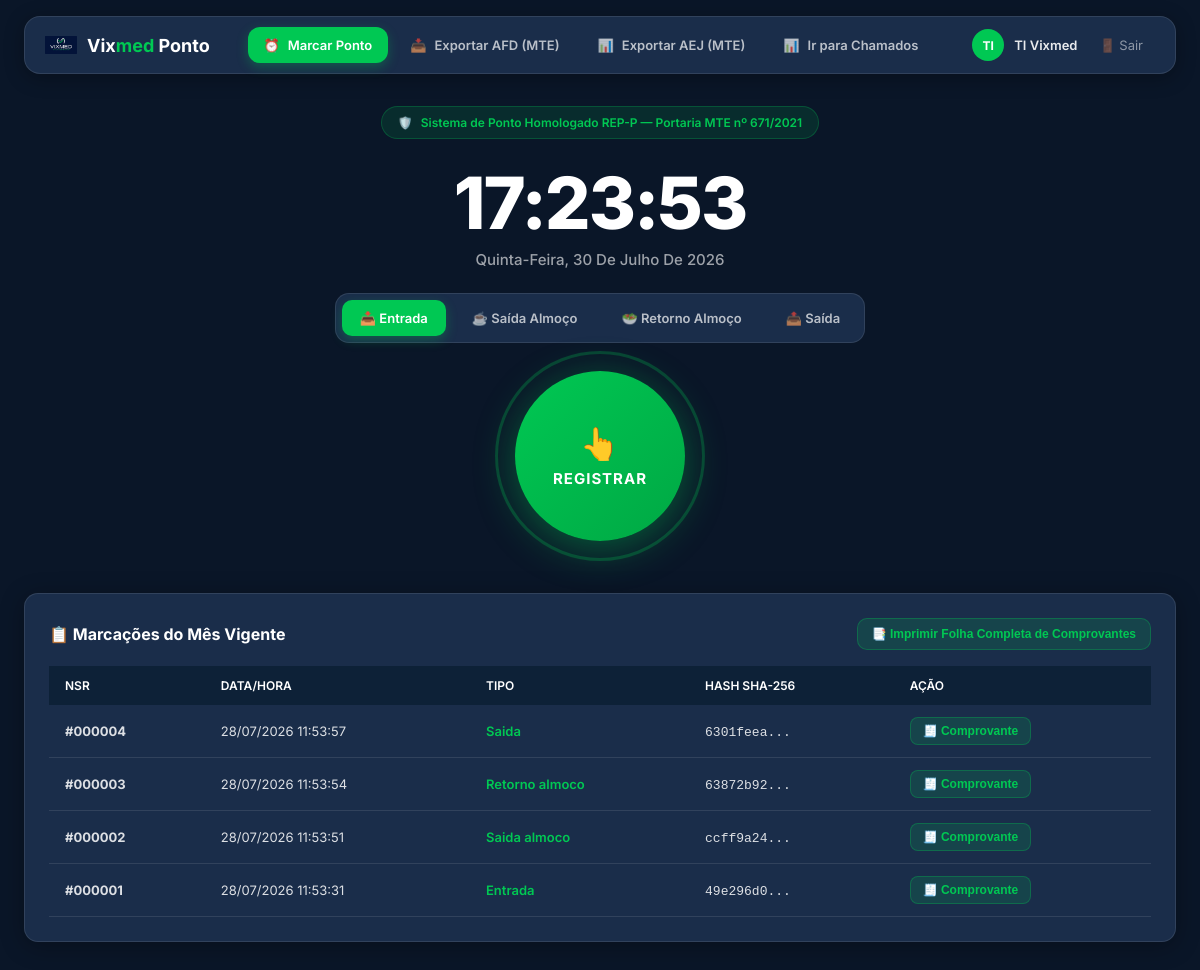
/folhadeponto.php (signed in), run on the app's committed database.
### tables this page shows
CREATE TABLE `ponto_registros` (
  `id` int NOT NULL AUTO_INCREMENT,
  `usuario_id` int NOT NULL,
  `nsr` int NOT NULL,
  `cpf` varchar(14) DEFAULT NULL,
  `tipo_registro` enum('entrada','saida_almoco','retorno_almoco','saida') NOT NULL,
  `data_hora` datetime NOT NULL,
  `hash_comprovante` varchar(64) NOT NULL,
  `ip_origem` varchar(45) DEFAULT NULL,
  `criado_em` timestamp NULL DEFAULT CURRENT_TIMESTAMP,
  PRIMARY KEY (`id`),
  UNIQUE KEY `nsr` (`nsr`),
  KEY `usuario_id` (`usuario_id`),
  CONSTRAINT `ponto_registros_ibfk_1` FOREIGN KEY (`usuario_id`) REFERENCES `usuarios` (`id`) ON DELETE CASCADE
);

### folhadeponto.php (the view, shortened to what this page needs)
<?php
require_once "conexao.php";
$usuario_id = $_SESSION['usuario_id'];
$nome = $_SESSION['usuario_nome'] ?? 'Usuário';
$iniciais = mb_strtoupper(mb_substr($nome, 0, 2));
$cpf_trabalhador = "000.000.000-00";
$stmt_hist = $pdo->prepare("SELECT * FROM ponto_registros WHERE usuario_id = :uid AND MONTH(data_hora) = MONTH(CURRENT_DATE()) AND YEAR(data_hora) = YEAR(CURRENT_DATE()) ORDER BY nsr DESC");
$stmt_hist->execute([':uid' => $usuario_id]);
$historico = $stmt_hist->fetchAll(PDO::FETCH_ASSOC);
?>
<!DOCTYPE html>
<html lang="pt-BR">
<head>
</head>
<body>
    <header class="ponto-topbar">
        <div class="ponto-topbar-inner">
            <div class="ponto-brand">
                <img src="img-10.webp" alt="Logo Vixmed">
                <h1>Vix<span>med</span> Ponto</h1>
            </div>
            <ul class="ponto-nav">
                <li><a href="folhadeponto.php" class="active"><span class="nav-icon">⏰</span> Marcar Ponto</a></li>
                <?php if (($_SESSION['usuario_tipo'] ?? '') === 'master'): ?>
                <li><a href="folhadeponto.php?export=afd" title="Arquivo Fonte de Dados para Fiscalização do Trabalho"><span class="nav-icon">📥</span> Exportar AFD (MTE)</a></li>
                <li><a href="folhadeponto.php?export=aej" title="Arquivo Eletrônico de Jornada"><span class="nav-icon">📊</span> Exportar AEJ (MTE)</a></li>
                <?php endif; ?>
                <li><a href="pagina.php"><span class="nav-icon">📊</span> Ir para Chamados</a></li>
            </ul>
            <div class="ponto-user">
                <div class="ponto-user-avatar"><?= $iniciais ?></div>
                <span class="ponto-user-name"><?= htmlspecialchars($nome) ?></span>
                <a href="logout.php" class="ponto-user-logout">🚪 Sair</a>
            </div>
        </div>
    </header>
    <main class="ponto-main">
        <div class="mte-badge">
            <span>🛡️</span> Sistema de Ponto Homologado REP-P — Portaria MTE nº 671/2021
        </div>
        <div class="ponto-clock">
            <div class="ponto-clock-time" id="relogio">00:00:00</div>
            <div class="ponto-clock-date" id="data-hoje"></div>
        </div>
        <form method="POST" action="folhadeponto.php" id="form-ponto" onsubmit="return submeterPonto(event)" style="display: flex; flex-direction: column; align-items: center;">
            <div class="tipo-selector">
                <button type="button" class="tipo-btn active" onclick="setTipo('entrada', this)">📥 Entrada</button>
                <button type="button" class="tipo-btn" onclick="setTipo('saida_almoco', this)">☕ Saída Almoço</button>
                <button type="button" class="tipo-btn" onclick="setTipo('retorno_almoco', this)">🥗 Retorno Almoço</button>
                <button type="button" class="tipo-btn" onclick="setTipo('saida', this)">📤 Saída</button>
            </div>
            <div class="ponto-btn-container">
                <div class="ponto-btn-ring"></div>
                <button type="submit" class="ponto-btn" id="btn-marcar-ponto">
                    <span class="ponto-btn-icon">👆</span>
                    Registrar
                </button>
            </div>
        </form>
        <div class="grid-ponto-full">
            <div class="card-ponto">
                <div class="card-header-flex">
                    <h3>📋 Marcações do Mês Vigente</h3>
                    <?php if (count($historico) > 0): ?>
                        <button class="btn-folha-unificada" onclick="imprimirFolhaCompleta()">📑 Imprimir Folha Completa de Comprovantes</button>
                    <?php endif; ?>
                </div>
                <div id="tabela-historico-container">
                <?php if (count($historico) > 0): ?>
                    <table class="table-ponto">
                        <thead>
                            <tr>
                                <th>NSR</th>
                                <th>Data/Hora</th>
                                <th>Tipo</th>
                                <th>Hash SHA-256</th>
                                <th>Ação</th>
                            </tr>
                        </thead>
                        <tbody>
                            <?php foreach ($historico as $h):
                                $dados_comp = [
                                    'nsr' => str_pad($h['nsr'], 9, "0", STR_PAD_LEFT),
                                    'trabalhador' => $nome,
                                    'cpf' => $cpf_trabalhador,
                                    'data_hora' => date('d/m/Y H:i:s', strtotime($h['data_hora'])),
                                    'tipo' => strtoupper(str_replace('_', ' ', $h['tipo_registro'])),
                                    'hash' => $h['hash_comprovante']
                                ];
                            ?>
                                <tr>
                                    <td><strong>#<?= str_pad($h['nsr'], 6, "0", STR_PAD_LEFT) ?></strong></td>
                                    <td><?= date('d/m/Y H:i:s', strtotime($h['data_hora'])) ?></td>
                                    <td>
                                        <span style="color: var(--verde); font-weight: 600;">
                                            <?= str_replace('_', ' ', ucfirst($h['tipo_registro'])) ?>
                                        </span>
                                    </td>
                                    <td title="<?= htmlspecialchars($h['hash_comprovante']) ?>">
                                        <code><?= substr($h['hash_comprovante'], 0, 8) ?>...</code>
                                    </td>
                                    <td>
                                        <button class="btn-action-view" onclick='abrirModalComprovante(<?= json_encode($dados_comp, JSON_HEX_APOS | JSON_HEX_QUOT) ?>)'>🧾 Comprovante</button>
                                    </td>
                                </tr>
                            <?php endforeach; ?>
                        </tbody>
                    </table>
                <?php else: ?>
                    <p style="color: var(--cinza-texto); font-size: 13px; padding: 20px 0;">Nenhuma marcação de ponto registrada este mês.</p>
                <?php endif; ?>
                </div>
            </div>
        </div>
    </main>
</body>
</html>

### data on the page
ponto_registros: nsr "000004", data_hora "28/07/2026 11:53:57", tipo_registro "Saida", hash_comprovante "6301feea"
ponto_registros: nsr "000003", data_hora "28/07/2026 11:53:54", tipo_registro "Retorno almoco", hash_comprovante "63872b92"
ponto_registros: nsr "000002", data_hora "28/07/2026 11:53:51", tipo_registro "Saida almoco", hash_comprovante "ccff9a24"
ponto_registros: nsr "000001", data_hora "28/07/2026 11:53:31", tipo_registro "Entrada", hash_comprovante "49e296d0"

### other printed values
$iniciais "TI"
$nome "TI Vixmed"
